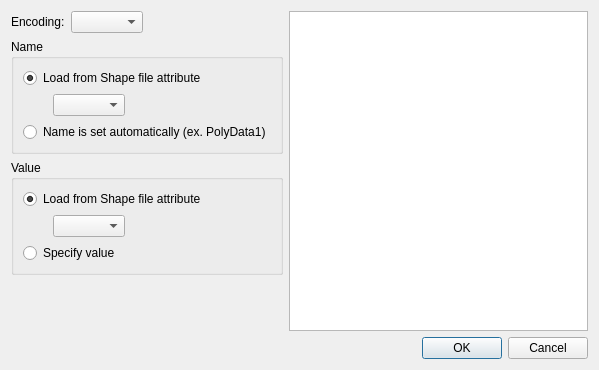
<?xml version="1.0" encoding="UTF-8"?>
<ui version="4.0">
 <class>GeoDataPolyDataGroupShpImporterSettingDialog</class>
 <widget class="QDialog" name="GeoDataPolyDataGroupShpImporterSettingDialog">
  <property name="geometry">
   <rect>
    <x>0</x>
    <y>0</y>
    <width>599</width>
    <height>370</height>
   </rect>
  </property>
  <property name="windowTitle">
   <string>PolyData Import Setting</string>
  </property>
  <layout class="QVBoxLayout" name="verticalLayout_4">
   <item>
    <layout class="QHBoxLayout" name="horizontalLayout_5" stretch="0,1">
     <item>
      <layout class="QVBoxLayout" name="verticalLayout_3">
       <item>
        <layout class="QHBoxLayout" name="horizontalLayout_2">
         <item>
          <widget class="QLabel" name="encodingLabel">
           <property name="text">
            <string>Encoding:</string>
           </property>
          </widget>
         </item>
         <item>
          <widget class="QComboBox" name="encodingComboBox">
           <property name="sizePolicy">
            <sizepolicy hsizetype="Preferred" vsizetype="Fixed">
             <horstretch>0</horstretch>
             <verstretch>0</verstretch>
            </sizepolicy>
           </property>
           <property name="maximumSize">
            <size>
             <width>200</width>
             <height>16777215</height>
            </size>
           </property>
          </widget>
         </item>
         <item>
          <spacer name="horizontalSpacer_3">
           <property name="orientation">
            <enum>Qt::Horizontal</enum>
           </property>
           <property name="sizeHint" stdset="0">
            <size>
             <width>40</width>
             <height>20</height>
            </size>
           </property>
          </spacer>
         </item>
        </layout>
       </item>
       <item>
        <widget class="QGroupBox" name="nameGroupBox">
         <property name="title">
          <string>Name</string>
         </property>
         <layout class="QVBoxLayout" name="verticalLayout">
          <item>
           <widget class="QRadioButton" name="nameAttributeRadioButton">
            <property name="text">
             <string>Load from Shape file attribute</string>
            </property>
            <property name="checked">
             <bool>true</bool>
            </property>
           </widget>
          </item>
          <item>
           <layout class="QHBoxLayout" name="horizontalLayout">
            <item>
             <spacer name="horizontalSpacer">
              <property name="orientation">
               <enum>Qt::Horizontal</enum>
              </property>
              <property name="sizeType">
               <enum>QSizePolicy::Fixed</enum>
              </property>
              <property name="sizeHint" stdset="0">
               <size>
                <width>30</width>
                <height>20</height>
               </size>
              </property>
             </spacer>
            </item>
            <item>
             <widget class="QComboBox" name="nameComboBox"/>
            </item>
            <item>
             <spacer name="horizontalSpacer_2">
              <property name="orientation">
               <enum>Qt::Horizontal</enum>
              </property>
              <property name="sizeHint" stdset="0">
               <size>
                <width>40</width>
                <height>20</height>
               </size>
              </property>
             </spacer>
            </item>
           </layout>
          </item>
          <item>
           <widget class="QRadioButton" name="nameAutoRadioButton">
            <property name="text">
             <string>Name is set automatically (ex. PolyData1)</string>
            </property>
           </widget>
          </item>
         </layout>
        </widget>
       </item>
       <item>
        <widget class="QGroupBox" name="valueGroupBox">
         <property name="title">
          <string>Value</string>
         </property>
         <layout class="QVBoxLayout" name="verticalLayout_2">
          <item>
           <widget class="QRadioButton" name="valueAttributeRadioButton">
            <property name="text">
             <string>Load from Shape file attribute</string>
            </property>
            <property name="checked">
             <bool>true</bool>
            </property>
           </widget>
          </item>
          <item>
           <layout class="QHBoxLayout" name="horizontalLayout_3">
            <item>
             <spacer name="horizontalSpacer_4">
              <property name="orientation">
               <enum>Qt::Horizontal</enum>
              </property>
              <property name="sizeType">
               <enum>QSizePolicy::Fixed</enum>
              </property>
              <property name="sizeHint" stdset="0">
               <size>
                <width>30</width>
                <height>20</height>
               </size>
              </property>
             </spacer>
            </item>
            <item>
             <widget class="QComboBox" name="valueComboBox"/>
            </item>
            <item>
             <spacer name="horizontalSpacer_5">
              <property name="orientation">
               <enum>Qt::Horizontal</enum>
              </property>
              <property name="sizeHint" stdset="0">
               <size>
                <width>40</width>
                <height>20</height>
               </size>
              </property>
             </spacer>
            </item>
           </layout>
          </item>
          <item>
           <layout class="QHBoxLayout" name="horizontalLayout_4">
            <item>
             <widget class="QRadioButton" name="valueCustomRadioButton">
              <property name="text">
               <string>Specify value</string>
              </property>
             </widget>
            </item>
            <item>
             <widget class="GridAttributeEditWidgetContainer" name="valueWidget" native="true">
              <property name="enabled">
               <bool>false</bool>
              </property>
             </widget>
            </item>
           </layout>
          </item>
         </layout>
        </widget>
       </item>
       <item>
        <spacer name="verticalSpacer">
         <property name="orientation">
          <enum>Qt::Vertical</enum>
         </property>
         <property name="sizeHint" stdset="0">
          <size>
           <width>20</width>
           <height>17</height>
          </size>
         </property>
        </spacer>
       </item>
      </layout>
     </item>
     <item>
      <widget class="QTableWidget" name="tableWidget">
       <property name="editTriggers">
        <set>QAbstractItemView::NoEditTriggers</set>
       </property>
      </widget>
     </item>
    </layout>
   </item>
   <item>
    <widget class="QDialogButtonBox" name="buttonBox">
     <property name="orientation">
      <enum>Qt::Horizontal</enum>
     </property>
     <property name="standardButtons">
      <set>QDialogButtonBox::Cancel|QDialogButtonBox::Ok</set>
     </property>
    </widget>
   </item>
  </layout>
 </widget>
 <customwidgets>
  <customwidget>
   <class>GridAttributeEditWidgetContainer</class>
   <extends>QWidget</extends>
   <header>guicore/pre/gridcond/base/gridattributeeditwidgetcontainer.h</header>
   <container>1</container>
  </customwidget>
 </customwidgets>
 <resources/>
 <connections>
  <connection>
   <sender>buttonBox</sender>
   <signal>accepted()</signal>
   <receiver>GeoDataPolyDataGroupShpImporterSettingDialog</receiver>
   <slot>accept()</slot>
   <hints>
    <hint type="sourcelabel">
     <x>164</x>
     <y>360</y>
    </hint>
    <hint type="destinationlabel">
     <x>157</x>
     <y>274</y>
    </hint>
   </hints>
  </connection>
  <connection>
   <sender>buttonBox</sender>
   <signal>rejected()</signal>
   <receiver>GeoDataPolyDataGroupShpImporterSettingDialog</receiver>
   <slot>reject()</slot>
   <hints>
    <hint type="sourcelabel">
     <x>164</x>
     <y>360</y>
    </hint>
    <hint type="destinationlabel">
     <x>286</x>
     <y>274</y>
    </hint>
   </hints>
  </connection>
  <connection>
   <sender>nameAttributeRadioButton</sender>
   <signal>toggled(bool)</signal>
   <receiver>nameComboBox</receiver>
   <slot>setEnabled(bool)</slot>
   <hints>
    <hint type="sourcelabel">
     <x>106</x>
     <y>70</y>
    </hint>
    <hint type="destinationlabel">
     <x>105</x>
     <y>97</y>
    </hint>
   </hints>
  </connection>
  <connection>
   <sender>valueCustomRadioButton</sender>
   <signal>toggled(bool)</signal>
   <receiver>valueWidget</receiver>
   <slot>setEnabled(bool)</slot>
   <hints>
    <hint type="sourcelabel">
     <x>68</x>
     <y>221</y>
    </hint>
    <hint type="destinationlabel">
     <x>243</x>
     <y>224</y>
    </hint>
   </hints>
  </connection>
  <connection>
   <sender>valueAttributeRadioButton</sender>
   <signal>toggled(bool)</signal>
   <receiver>valueComboBox</receiver>
   <slot>setEnabled(bool)</slot>
   <hints>
    <hint type="sourcelabel">
     <x>65</x>
     <y>172</y>
    </hint>
    <hint type="destinationlabel">
     <x>67</x>
     <y>194</y>
    </hint>
   </hints>
  </connection>
 </connections>
</ui>
